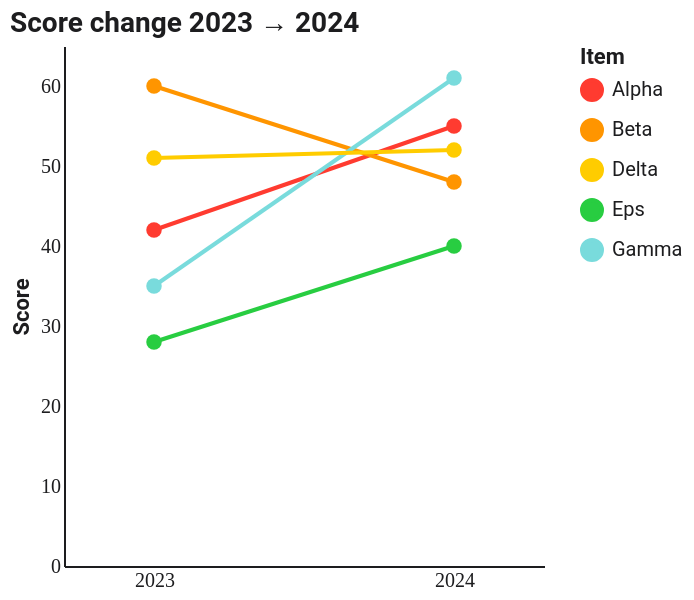

This figure's Vega-Lite source:
### Vega-Lite specification from a JSON file in a GitHub repository (floating-point values rounded to 4 significant figures)
{"$schema": "https://vega.github.io/schema/vega-lite/v5.json", "config": {"background": "#FFFFFF", "font": "Roboto, Roboto Serif, Roboto Mono, system-ui, sans-serif", "view": {"stroke": null, "cornerRadius": 10}, "axis": {"domain": true, "domainColor": "#1D1D1F", "labelColor": "#1D1D1F", "titleColor": "#1D1D1F", "grid": false, "ticks": false, "labelFont": "Roboto Mono", "titleFont": "Roboto"}, "axisTop": {"domain": false, "domainColor": null, "labels": false, "ticks": false, "title": null}, "axisRight": {"domain": false, "domainColor": null, "labels": false, "ticks": false, "title": null}, "legend": {"titleFont": "Roboto", "labelFont": "Roboto", "labelColor": "#1D1D1F", "titleColor": "#1D1D1F"}, "title": {"font": "Roboto", "fontSize": 14, "color": "#1D1D1F", "subtitleFont": "Roboto", "subtitleColor": "#1D1D1F"}, "range": {"category": ["#FF3B30", "#FF9500", "#FFCC00", "#28CD41", "#79DBDC", "#007AFF", "#AF52DE", "#FF2D55"]}, "bar": {"cornerRadiusEnd": 4}, "line": {"strokeWidth": 2}, "point": {"filled": true, "size": 40}}, "width": 240, "height": 260, "title": {"text": "Score change 2023 → 2024", "anchor": "start"}, "data": {"values": [{"item": "Alpha", "period": "2023", "v": 42}, {"item": "Alpha", "period": "2024", "v": 55}, {"item": "Beta", "period": "2023", "v": 60}, {"item": "Beta", "period": "2024", "v": 48}, {"item": "Gamma", "period": "2023", "v": 35}, {"item": "Gamma", "period": "2024", "v": 61}, {"item": "Delta", "period": "2023", "v": 51}, {"item": "Delta", "period": "2024", "v": 52}, {"item": "Eps", "period": "2023", "v": 28}, {"item": "Eps", "period": "2024", "v": 40}]}, "mark": {"type": "line", "point": {"filled": true, "size": 60}, "strokeWidth": 2}, "encoding": {"x": {"field": "period", "type": "nominal", "axis": {"title": null, "labelAngle": 0}, "scale": {"padding": 0.3}}, "y": {"field": "v", "type": "quantitative", "axis": {"title": "Score"}}, "color": {"field": "item", "type": "nominal", "legend": {"title": "Item"}}}}
